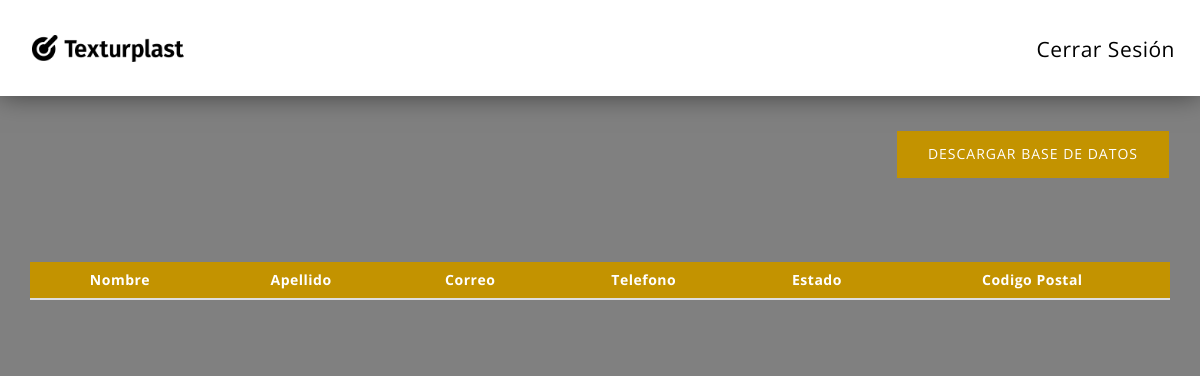
Page /controlp/usuarios.php (signed in) on the earlier database version.
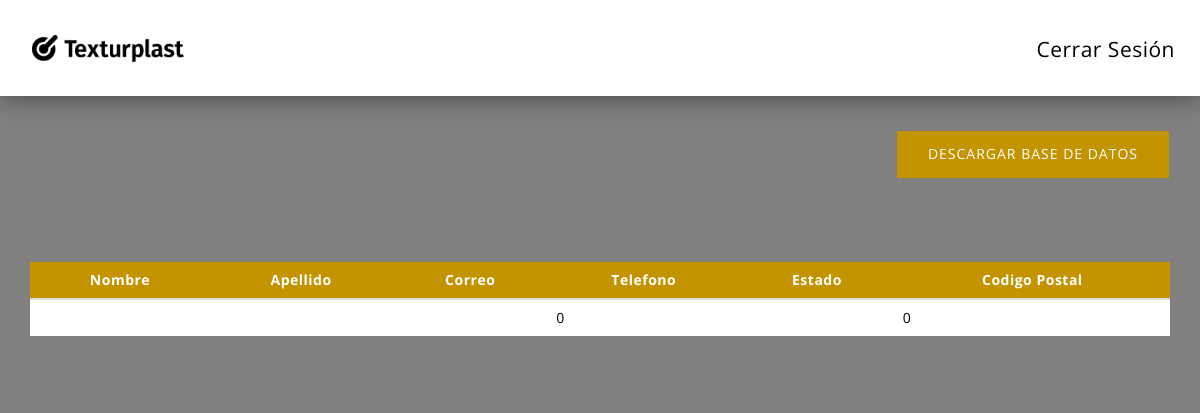
Same page on the later database version.
### tables this page shows
CREATE TABLE IF NOT EXISTS `clientes` (
  `ID` int(11) NOT NULL,
  `nombre` varchar(50) NOT NULL,
  `apellido` varchar(50) NOT NULL,
  `correo` varchar(50) NOT NULL,
  `telefono` int(11) NOT NULL,
  `estado` varchar(50) NOT NULL,
  `cp` int(11) NOT NULL
);

### db/connect.php (called while the page is built)
<?php
include_once dirname(__FILE__)."/class/MYSQL.php";
$db = new MYSQL();
?>

### db/class/MYSQL.php (called while the page is built, shortened)
<?php
class MYSQL
{
	private $servidor = "mysql:host=localhost;dbname=texturplast";
	private $usuario = "root";
	private $password = "mysql";
	private $Conexion;
	private $Consulta;
	private function Conectar()
	{
		$this->Conexion= new PDO($this->servidor, $this->usuario, $this->password, array(PDO::MYSQL_ATTR_INIT_COMMAND => "SET NAMES utf8"));
		$this->Conexion->setAttribute(PDO::ATTR_ERRMODE, PDO::ERRMODE_EXCEPTION);
		if(!$this->Conexion)
			return false;
		else {
			return true;
		}
	}
	public function Consultar($Consulta)
	{
		try
		{
			$this->Consulta = $this->Conexion->query($Consulta);
		}catch(exception $e)
		{
			$this->_log(1, "Consulta: {$Consulta} -- Error : {$e->getMessage()}");
			return false;
		}
		return true;
	}
	public function ObtenerArray()
	{
		if($this->Consulta != "")
			return $this->Consulta->fetch(PDO::FETCH_ASSOC);
		else
			return false;
	}
}
?>

### controlp/usuarios.php (the view, shortened to what this page needs)
<?php
include '../db/connect.php';
if( isset($_SESSION['autenticacion']) !='SI'){
    echo "<script>window.location='index.php';</script>";
}else{
?>
<!doctype html>
<html class="no-js" lang="en">
<head>
    <link rel="stylesheet" href="styles/vendor.css">
    <link rel="stylesheet" href="../vendor/hamburgers/hamburgers.min.css">
    <link rel="stylesheet" href="styles/main.css">
    <link rel="stylesheet" href="styles/custom.css">
</head>
<body class="header-shadows">
    <div class="header">
        <div class="container-fluid">
            <nav class="menu">
                <div class="logo">
                    <a href="#"><img src="../images/texturplast/logo-black.png" alt="Texturplast" class="logo-img"></a>
                </div>
                <div class="menuham-container">
                    <a href="salir.php" class="salir">Cerrar Sesión</a>
                </div>
            </nav>
        </div>
    </div>
    <div class="main">
            <div class="container">
                <div class="row">
                    <div class="col-md-12 download">
                        <form class="download2" action="" method="post" id="">
                            <button type="submit" class="st-btn primary-btn hvr-back hvr-sweep-to-right pull-right botonExcel" onclick="exportTableToCSV('Clientes.csv')">Descargar Base de Datos</button>
                        </form>
                    </div>
                </div>
            </div>
            <div class="container">
                <div class="row">
                    <div class="col-md-12">
                        <table class="table table-hover" id="Exportar_a_Excel">
                            <thead>
                                <tr>
                                    <th>Nombre</th>
                                    <th>Apellido</th>
                                    <th>Correo</th>
                                    <th>Telefono</th>
                                    <th>Estado</th>
                                    <th>Codigo Postal</th>
                                </tr>
                            </thead>
                            <tbody>
                            <tr>
                                <?php
                                    $db->Consultar("SELECT * FROM clientes");
                                    while($row = $db->ObtenerArray()){
                                    $nombre = $row['nombre'];
                                    $apellido = $row['apellido'];
                                    $correo = $row['correo'];
                                    $estado = $row['estado'];
                                    $telefono = $row['telefono'];
                                    $cp = $row['cp'];
                                    print "<td>$nombre</td>";
                                    print "<td>$apellido</td>";
                                    print "<td>$correo</td>";
                                    print "<td>$telefono</td>";
                                    print "<td>$estado</td>";
                                    print "<td>$cp</td></tr>";
                                }
                                ?>
                                </tr>
                            </tbody>
                        </table>
                    </div>
                </div>
            </div>
    </div>
</body>
</html>
    <?php }
    ?>

Differences in the rows shown:
added clientes: telefono "0", cp "0"
